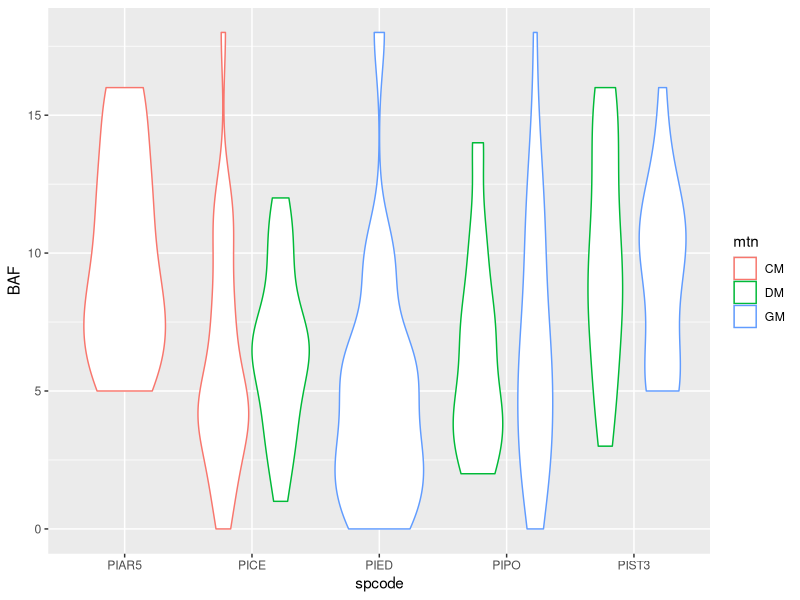
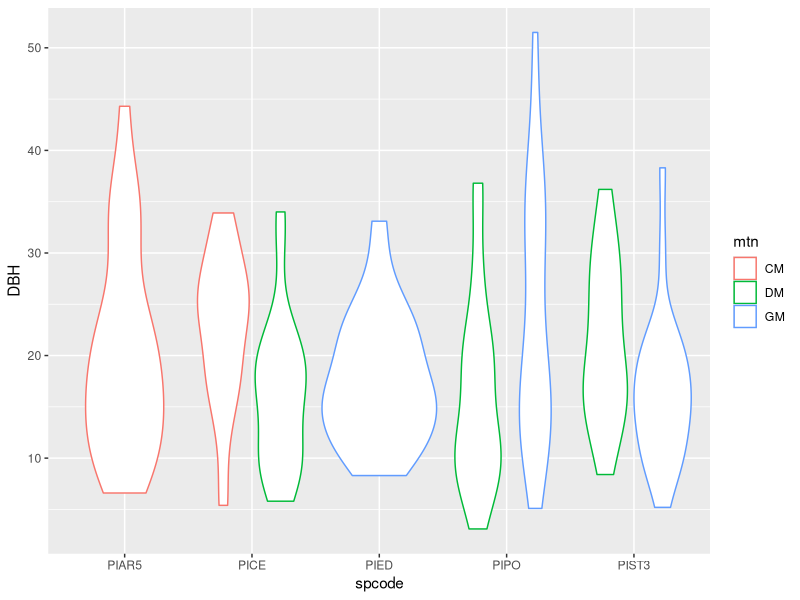

The R script that drew these images, in order:
## species_count.R
## ---------------
## replication counts and data integrity checks

# Clears the workspace
rm(list=ls())

# Load programs
library(plyr)
library(ggplot2)

# read tree data
trees <- read.csv("../data/masters_trees.csv")

# cores
ddply(subset(trees, core.taken=="Y" & pith=="Y"), 
      .(mtn, spcode), summarize, N = length(tag))

# needles
ddply(subset(trees, needles.collected=="TRUE"), .(mtn, spcode),
      summarize, N = length(tag))

# Linear regression of BAF followed by ANOVA
baf.lm <- lm(BAF~ mtn + spcode + spcode:mtn, data=trees)
summary(baf.lm)
anova(baf.lm)

# There is a difference between species.  Looking at figure to get better idea
ggplot(trees, aes(spcode, BAF, color=mtn)) +
  geom_violin()

# Linear regression of DBH followed by ANOVA
dbh.lm <- lm(DBH~ mtn + spcode + spcode:mtn, data=trees)
summary(dbh.lm)
anova(dbh.lm)

#DBH plotted by species and mountain range
ggplot(trees, aes(spcode, DBH, color=mtn)) + 
  geom_violin()
